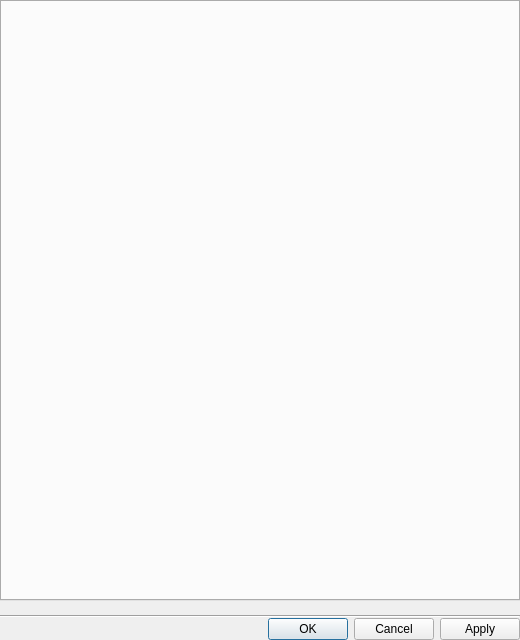
<?xml version="1.0" encoding="UTF-8"?>
<ui version="4.0">
 <class>LocalSettingsDialog</class>
 <widget class="QDialog" name="LocalSettingsDialog">
  <property name="windowModality">
   <enum>Qt::ApplicationModal</enum>
  </property>
  <property name="geometry">
   <rect>
    <x>0</x>
    <y>0</y>
    <width>520</width>
    <height>640</height>
   </rect>
  </property>
  <property name="windowTitle">
   <string>Local Settings</string>
  </property>
  <layout class="QVBoxLayout" name="verticalLayout" stretch="1,0,0,0">
   <property name="spacing">
    <number>0</number>
   </property>
   <property name="leftMargin">
    <number>0</number>
   </property>
   <property name="topMargin">
    <number>0</number>
   </property>
   <property name="rightMargin">
    <number>0</number>
   </property>
   <property name="bottomMargin">
    <number>0</number>
   </property>
   <item>
    <widget class="QTabWidget" name="tabWidget"/>
   </item>
   <item>
    <widget class="QWidget" name="readOnlyWarningWidget" native="true">
     <layout class="QHBoxLayout" name="readOnlyLabelLayout">
      <property name="leftMargin">
       <number>16</number>
      </property>
      <property name="topMargin">
       <number>0</number>
      </property>
      <property name="rightMargin">
       <number>16</number>
      </property>
      <property name="bottomMargin">
       <number>0</number>
      </property>
      <item>
       <widget class="QLabel" name="readOnlyWarningLabel">
        <property name="text">
         <string/>
        </property>
        <property name="wordWrap">
         <bool>true</bool>
        </property>
       </widget>
      </item>
     </layout>
    </widget>
   </item>
   <item>
    <widget class="Line" name="line">
     <property name="orientation">
      <enum>Qt::Horizontal</enum>
     </property>
    </widget>
   </item>
   <item>
    <widget class="QDialogButtonBox" name="buttonBox">
     <property name="orientation">
      <enum>Qt::Horizontal</enum>
     </property>
     <property name="standardButtons">
      <set>QDialogButtonBox::Apply|QDialogButtonBox::Cancel|QDialogButtonBox::Ok</set>
     </property>
    </widget>
   </item>
  </layout>
 </widget>
 <resources/>
 <connections/>
</ui>
